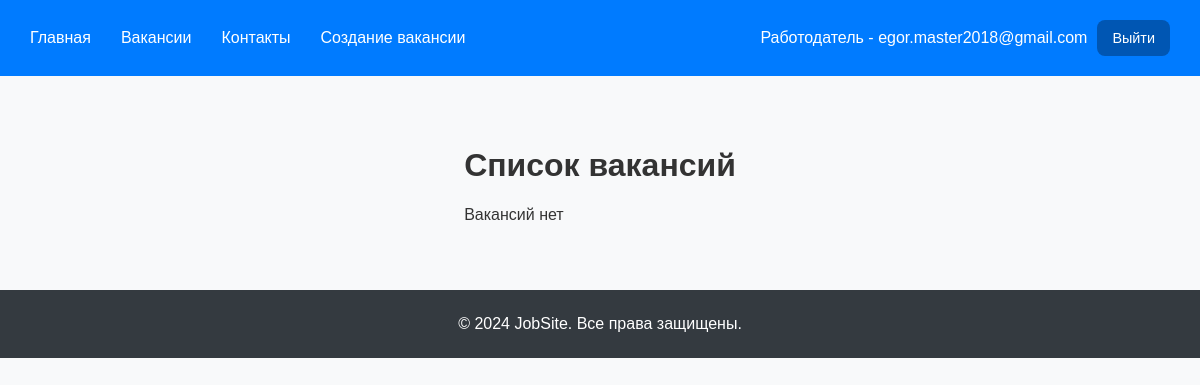
/test/vacancies/ (signed in), run on an earlier commit of the app's database.
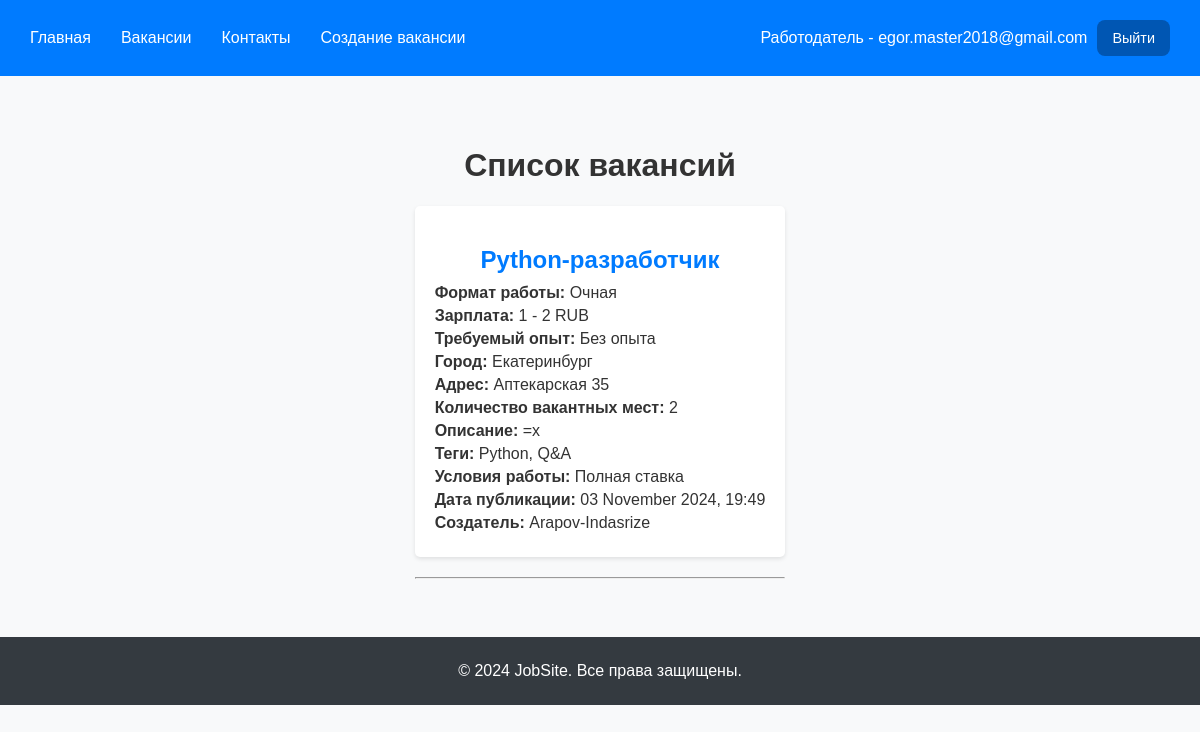
And on a later commit of the database.
### registration/models.py (models this page shows, shortened)
class CustomAbstractUser(AbstractBaseUser, PermissionsMixin):
    email = models.EmailField(_("email address"), blank=False, unique=True)
    is_staff = models.BooleanField(
        _("staff status"),
        default=False,
        help_text=_("Designates whether the user can log into this admin site."),
    )
    is_active = models.BooleanField(
        _("active"),
        default=True,
        help_text=_(
            "Designates whether this user should be treated as active. "
            "Unselect this instead of deleting accounts."
        ),
    )
    date_joined = models.DateTimeField(_("date joined"), default=timezone.now)
    objects = CustomUserManager()
    USERNAME_FIELD = 'email'  # или 'username' в зависимости от настроек
    REQUIRED_FIELDS = []
    class Meta:
        verbose_name = _("Авторизационник")
        verbose_name_plural = _("Авторизационники")
        abstract = True

class CustomUser(CustomAbstractUser):
    class Meta(CustomAbstractUser.Meta):
        swappable = "AUTH_USER_MODEL"

class Employer(CustomUser):
    company_name = models.CharField(_("Имя компании"), max_length=255)
    company_info = models.TextField(_("Информация о компании"), blank=True)
    REQUIRED_FIELDS = ['company_name',]
    class Meta:
        verbose_name = _("Работодатель")
        verbose_name_plural = _("Работодатели")

### api/models.py (models this page shows, shortened)
class Vacancy(models.Model):
    WORK_FORMAT_CHOICES = [
        ('remote', 'Удаленная'),
        ('hybrid', 'Гибридная'),
        ('onsite', 'Очная'),
    ]
    WORK_CONDITION_CHOICES = [
        ('full_time', 'Полная ставка'),
        ('part_time', 'Неполная ставка'),
        ('internship', 'Стажировка'),
        ('volunteering', 'Волонтерство'),
        ('one_time', 'Разовое задание'),
        ('project', 'Проектная работа'),
    ]
    CURRENCY_CHOICES = [
        ('RUB', 'RUB'),
        ('USD', 'USD'),
        ('EUR', 'EUR'),
    ]
    EXPERIENCE_CHOICES = [
        ('0', 'Без опыта'),
        ('1', 'До 1 года'),
        ('1-3', 'от 1 до 3 лет'),
        ('3-6', 'от 3 до 6 лет'),
        ('6', 'более 6 лет'),
    ]
    STATUS_CHOICES = [
        ('published', 'Опубликована'),
        ('archived', 'В архиве'),
        ('checking', 'На проверке'),
    ]
    title = models.CharField(max_length=255, verbose_name='Название')
    work_format = models.CharField(
        max_length=10,
        choices=WORK_FORMAT_CHOICES,
        default='onsite',
        verbose_name='Формат работы'
    )
    min_salary = models.PositiveIntegerField(verbose_name='Минимальная зарплата')
    max_salary = models.PositiveIntegerField(verbose_name='Максимальная зарплата')
    currency = models.CharField(
        max_length=3,
        choices=CURRENCY_CHOICES,
        default='RUB',
        verbose_name='Валюта'
    )
    experience = models.CharField(
        max_length=10,
        choices=EXPERIENCE_CHOICES,
        default='0',
        verbose_name='Опыт работы'
    )
    city = models.CharField(max_length=255, verbose_name='Город')
    address = models.CharField(max_length=255, verbose_name='Адрес')
    number_of_openings = models.PositiveIntegerField(verbose_name='Количество вакантных мест')
    description = models.TextField(verbose_name='Описание')
    tech_stack_tags = models.ManyToManyField('TechStackTag', blank=True, verbose_name='Навыки')
    work_condition_tags = models.CharField(
        max_length=20,
        choices=WORK_CONDITION_CHOICES,
        default='full_time',
        verbose_name='Условие работы'
    )
    publication_date = models.DateTimeField(auto_now_add=True, verbose_name='Дата публикации')
    status = models.CharField(
        max_length=10,
        choices=STATUS_CHOICES,
        default='published',
        verbose_name='Статус'
    )
    created_by = models.ForeignKey(
        Employer,  # Указываем модель работодателя
        on_delete=models.CASCADE,
        verbose_name='Создатель вакансии'
    )
    class Meta:
        verbose_name = 'Вакансия'
        verbose_name_plural = 'Вакансии'
    def formatted_publication_date(self):
        return self.publication_date.strftime('%d %B %Y, %H:%M')

class TechStackTag(models.Model):
    name = models.CharField(max_length=100, unique=True, verbose_name='Навык')
    class Meta:
        verbose_name = 'Навык'
        verbose_name_plural = 'Навыки'

### api/views.py (the view)
# urls.py: path('test/vacancies/', vacancy_list, name='vacancy_list'),
@login_required
def vacancy_list(request):
    if not hasattr(request.user, 'applicant'):
        return render(request, 'access_denied.html')  # Показать страницу доступа запрещен
    vacancies = Vacancy.objects.filter(status='published')  # Фильтрация по статусу
    return render(request, 'vacancy_list.html', {'vacancies': vacancies})

### templates/vacancy_list.html (shortened to what this page needs)
{% extends 'base.html' %}
{% block content %}
    <h1>Список вакансий</h1>
    <div class="vacancy-list">
        {% for vacancy in vacancies %}
        <div class="vacancy-item">
            <h2>{{ vacancy.title }}</h2>
            <p><strong>Формат работы:</strong> {{ vacancy.get_work_format_display }}</p>
            <p><strong>Зарплата:</strong> {{ vacancy.min_salary }} - {{ vacancy.max_salary }} {{ vacancy.currency }}</p>
            <p><strong>Требуемый опыт:</strong> {{ vacancy.get_experience_display }}</p>
            <p><strong>Город:</strong> {{ vacancy.city }}</p>
            <p><strong>Адрес:</strong> {{ vacancy.address }}</p>
            <p><strong>Количество вакантных мест:</strong> {{ vacancy.number_of_openings }}</p>
            <p><strong>Описание:</strong> {{ vacancy.description }}</p>
            <p><strong>Теги:</strong>
                {% for tag in vacancy.tech_stack_tags.all %}
                    {{ tag.name }}{% if not forloop.last %}, {% endif %}
                {% endfor %}
            </p>
            <p><strong>Условия работы:</strong> {{ vacancy.get_work_condition_tags_display }}</p>
            <p><strong>Дата публикации:</strong> {{ vacancy.formatted_publication_date }}</p>
            <p><strong>Создатель:</strong> {{ vacancy.created_by.company_name }}</p>
        </div>
        <hr>
        {% empty %}
        <p>Вакансий нет</p>
        {% endfor %}
    </div>
{% endblock %}

### templates/base.html (shortened to what this page needs)
{% load static %}
<!DOCTYPE html>
<html lang="ru">
<head>
    <link rel="stylesheet" href="{% static 'css/styles.css' %}">
</head>
<body>
  <div class="wrapper">
    <header class="header">
      <div class="header__inner">
        <nav class="nav">
          <ul class="nav-links">
              <li><a href="/test/">Главная</a></li>
              <li><a href="/test/vacancies">Вакансии</a></li>
              <li><a href="/test/contact">Контакты</a></li>
              <li><a href="/test/add">Создание вакансии</a></li>
          </ul>
        </nav>
          <div class="header__btns">
              {% if user.is_authenticated %}
                  <span class="user-email">
                      {% if user.is_employer %}Соискатель{% else %}Работодатель{% endif %} - {{ user.email }}
                  </span>
                  <a href="/logout" class="button">Выйти</a>
              {% else %}
                  <a href="/login" class="button">Войти</a>
                  <a href="/choice_registration" class="button">Зарегистрироваться</a>
              {% endif %}
          </div>
      </div>
    </header>
    <main class="main">
        {% block content %}
        {% endblock %}
    </main>
    <footer class="footer">
        <p>&copy; 2024 JobSite. Все права защищены.</p>
    </footer>
  </div>
</body>
</html>

### static/css/styles.css (style rules this page uses)
html { scroll-behavior: smooth; overflow-x: hidden; }
body { font-family: Arial, sans-serif; height: 100%; background-color: #f8f9fa; color: #333; padding: 0; margin: 0; }
h1, h2, h3, h4, h5, h6 { text-align: center; }
.header { background-color: #007bff; padding: 20px 30px; }
.header .nav-links { list-style: none; display: flex; margin: 0; padding: 0; }
.header a { color: #fff; text-decoration: none; }
.main { max-width: 800px; height: 100%; margin: 50px auto; padding: 0 20px; }
.vacancy-list { margin-top: 20px; }
.vacancy-item { background-color: #fff; border-radius: 5px; box-shadow: 0 2px 4px rgba(0, 0, 0, 0.1); padding: 20px; margin-bottom: 20px; text-align: left; }
.vacancy-item h2 { color: #007bff; margin-bottom: 10px; }
.vacancy-item p { margin: 5px 0; }
.footer { text-align: center; color: #fff; background-color: #343a40; padding: 20px 30px; }
.footer p { margin: 5px 0; }
.wrapper { display: flex; flex-direction: column; height: 100%; }
.main { flex: 1 0 auto; }
.footer { flex: 0 0 auto; }
.header__inner { display: flex; justify-content: space-between; align-items: center; }
.header__btns { display: flex; align-items: center; gap: 10px; }
.header__btns a { font-size: 0.9em; color: #ffffff; text-decoration: none; background-color: #0056b3; border-radius: 8px; padding: 10px 15px; transition: 0.3s; }
.nav-links { gap: 30px; }
.user-email { font-weight: 500; color: #ffffff; }

What changed in the data, as far as the page shows it:
added Vacancy: title "Python-разработчик", work_format "Очная", min_salary "1", max_salary "2", currency "RUB", experience "Без опыта", city "Екатеринбург", address "Аптекарская 35", number_of_openings "2", description "=х", work_condition_tags "Полная ставка", formatted_publication_date "03 November 2024, 19:49", created_by.company_name "Arapov-Indasrize"
now on this page (row unchanged): TechStackTag: name "Python"
added TechStackTag: name "Q&A"
Also different on the page:
text no longer shown: "Вакансий нет"
